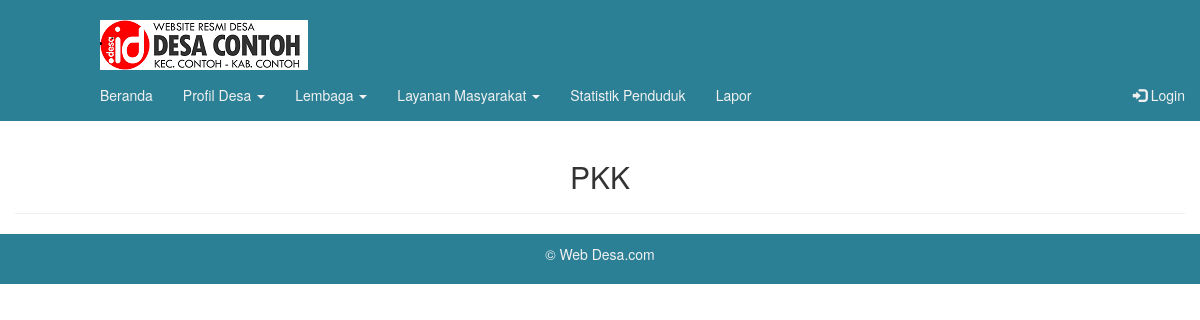
The page /index.php/pkk on the database as committed earlier.
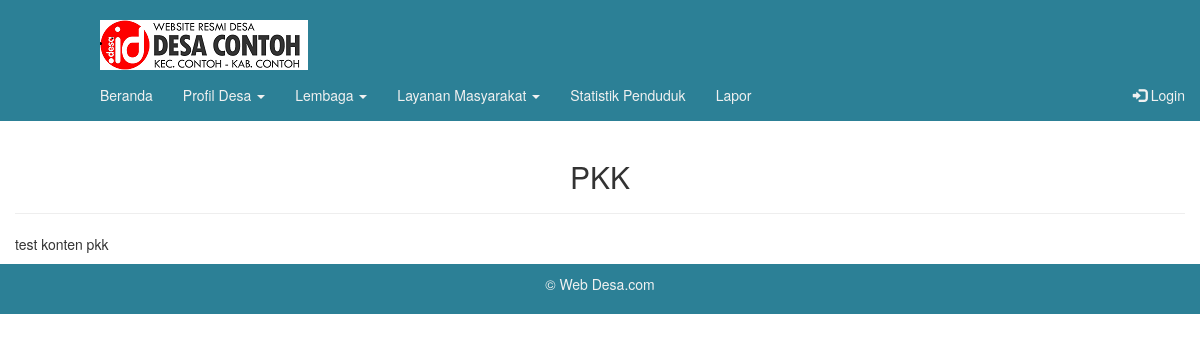
The same page on the database as committed later.
### tables this page shows
CREATE TABLE IF NOT EXISTS `konten` (
  `id` int(11) NOT NULL,
  `jenis` varchar(255) NOT NULL,
  `isi` text NOT NULL
);

### application/views/userlayout/konten.php (called while the page is built, shortened)
<?php
if($isi){
	$this->load->view($isi);
}

### application/views/userlayout/wrapper.php (called while the page is built)
<?php
require_once('head.php');
require_once('header.php');
require_once('konten.php');
require_once('footer.php');

### application/controllers/Pkk.php (called while the page is built)
<?php if ( ! defined('BASEPATH')) exit('No direct script access allowed');
class Pkk extends CI_Controller {
	public function index() {
		$data=array('title'=>'PKK',
					'isi'  =>'userpages/pkk/pkk'
						);
		$data['record']	= $this->m_global->get_data_all('konten', null, ['jenis'=>'pkk']);
		$this->load->view('userlayout/wrapper',$data);
	}
}

### index.php (called while the page is built, shortened)
<?php
require_once BASEPATH.'core/CodeIgniter.php';

### application/models/M_global.php (called while the page is built, shortened)
<?php if ( ! defined('BASEPATH')) exit('No direct script access allowed');
class M_global extends CI_Model {
	public function __construct(){
		$this->db->query("SET time_zone='+07:00'");
	}
	public function get_data_all( $table, $join = NULL, $where = NULL, $select = '*', $where_e = NULL, $order = NULL, $start = 0, $tampil = NULL, $group = NULL, $array = null )
	{
		if ( is_array($select))
		{
			$this->db->select( $select[0], $select[1] )->from($table);
		}
			else
		{
			$this->db->select($select)->from($table);
		}
		$query  = $this->db->get();
		( ! is_null( $array )
			? $result = $query->result_array()
			: $result = $query->result()
		);
		return $result;
	}
}

### application/views/userpages/pkk/pkk.php (the view)
<div class="konten">
  <div class="container">
    <div class="row">
    <center><h2>PKK</h2></center>
    <hr>
   		<?=$record[0]->isi; ?>
    </div>
  </div>
</div>

Rows that differ between the two databases and show on the page:
now on this page (row edited): konten: isi "test konten pkk"
changed konten: isi empty → "<p>test konten pkk</p>\r\n" (drawn)
